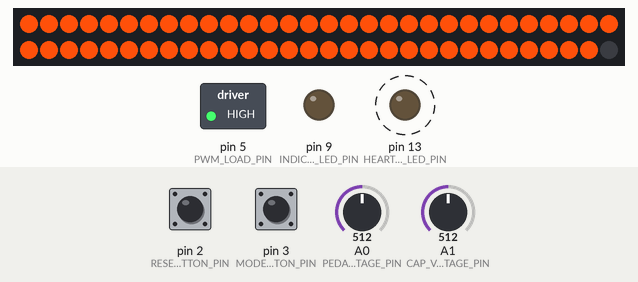
The sketch below on a simulated Arduino Uno, built with avr-gcc and run on an emulated ATmega328P. Shown: 60 RGB LEDs in strip order, left to right, continuing on the next row, switched loads named in the sketch (green lamp = pin HIGH), output pins drawn as LEDs (lit = HIGH). Dashed ring = blinking. The test bench sets the inputs (shaded band); at power-on: pin 2 (RESET_BUTTON_PIN) HIGH, pin 3 (MODE_BUTTON_PIN) HIGH, A0 (PEDAL_VOLTAGE_PIN) = 512, A1 (CAP_VOLTAGE_PIN) = 512. Random numbers use the default seed unless the sketch sets one.

Above: at 1.7 s.
1.8 s: pin 2 (RESET_BUTTON_PIN) pulled LOW for 0.15 s
At 2.15 s:
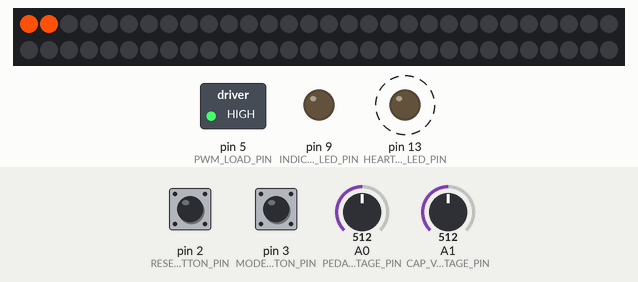
2.5 s: pin 3 (MODE_BUTTON_PIN) pulled LOW for 3.2 s
At 4.41 s:
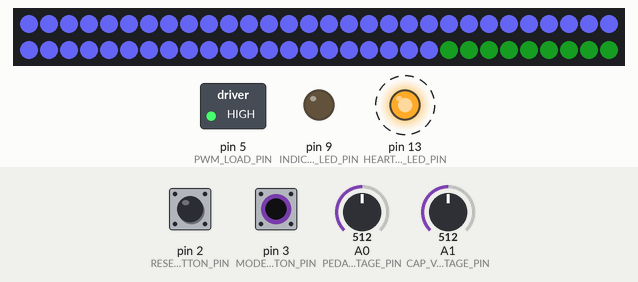
6.3 s: pin 3 (MODE_BUTTON_PIN) pulled LOW for 0.15 s
7.0 s: pin 2 (RESET_BUTTON_PIN) pulled LOW for 1 s
At 7.5 s:
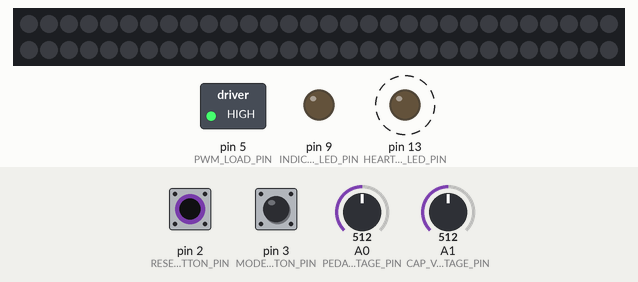
8.6 s: pin 3 (MODE_BUTTON_PIN) pulled LOW for 0.15 s
At 9.2 s:
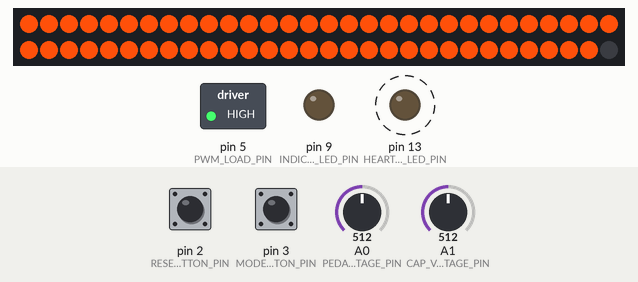
Timing chart, 0 to 10.3 s (numbered marks = the images above; inputs shaded):
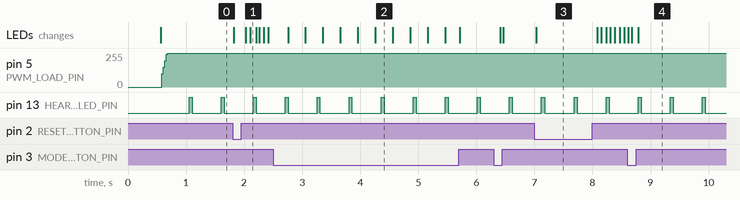

The sketch:

pedal_powered_fairy_lights.ino
```cpp
// Even though these libraries are only used in other sources, we
// #include them here so the Ardino IDE knows to compile and link
// them...
#include <EEPROM.h>
#include <Adafruit_NeoPixel.h>
#include "Config.h"
#include "Heartbeat.h"
#include "DebouncedButton.h"
#include "VoltMode.h"
#include "CapMode.h"
#include "LoadControl.h"
#include "Util.h"
#include "PedalVoltage.h"
#include "CapVoltage.h"
#include "LEDs.h"
#include <Arduino.h>
#include <avr/wdt.h>


// See Config.h for pin and other configuration

// Global variables

Heartbeat* heartbeat;
DebouncedButton* resetButton;
DebouncedButton* modeButton;
LoadControl* loadControl;
Mode* mode = NULL;

unsigned long lastLoop = 0;

enum eModes {
    Volt,
    Cap
};
eModes nextMode = Volt;

void setNextMode()
{
#ifdef DEBUG
    int freeb4 = freeMemory();
#endif
    bool start = false;
    if (mode) {
        mode->stop();
        delete mode;
        mode = NULL;
        start = true;
    }
    switch (nextMode) {
    case Volt:
        mode = new VoltMode();
        break;
    case Cap:
        mode = new CapMode();
        break;
    }
    if (start) {
        mode->start();
    }
#ifdef DEBUG
    Serial.print(F("setNextMode() free b4/now: "));
    Serial.print(freeb4);
    Serial.print(F("/"));
    Serial.println(freeMemory());
#endif
}

void setup()
{
    Serial.begin(115200);

    // Get random seed from foating analog inputs
    randomSeed((analogRead(A4)<<8) + analogRead(A5));

    // Use external reference
    analogReference(EXTERNAL);

    // Set up the blinker
    heartbeat = new Heartbeat(HEARTBEAT_LED_PIN);

    // Make an object for performing load control
    loadControl = new LoadControl();

    // Construct input buttons (sets pin modes in constructor)
    resetButton = new DebouncedButton(RESET_BUTTON_PIN);
    modeButton = new DebouncedButton(MODE_BUTTON_PIN);

    // Ensure load is disconnected at start, indicator off
    pinMode(INDICATOR_LED_PIN, OUTPUT);
    digitalWrite(INDICATOR_LED_PIN, LOW);

    // Configure global Adafruit_Neopixel object (from LEDs.h)
    LEDs.begin();
    LEDs.setBrightness(LED_BRIGHTNESS);
    LEDs.clear();
    LEDs.show(); // Initialize all pixels to 'off'

    // short delay to prevent unsetting of reset button
    delay(50);
    bool isCapMode = modeButton->valueNow();
    modeButton->set(isCapMode);
    if (isCapMode) {
        nextMode = Cap;
    } else {
        nextMode = Volt;
    }

    // Let things settle
    delay(500);

    // enable watchdog reset at 1/4 sec
    wdt_enable(WDTO_250MS);

    // engage game mode
    setNextMode();

#ifdef DEBUG
    Serial.println(F("setup() E"));
#endif
}

void loop()
{
    // feed the watchdog
    wdt_reset();

#ifdef DEBUGTIME
    Serial.print(F("looptime="));
    Serial.println(millis() - lastLoop);
    lastLoop = millis();
#endif

#ifdef DEBUGMEM
    Serial.print(F("free="));
    Serial.println(freeMemory());
#endif

    // give a time slice to various peripheral functions
    heartbeat->update();
    loadControl->update();
    resetButton->update();
    modeButton->update();
    PedalVoltage.update();
    CapVoltage.update();

    // detect button presses and behave appropriately
    if (resetButton->isPressed()) {
#ifdef DEBUG
        Serial.println(F("BUTTON: resetting mode"));
#endif
        mode->reset();
    }

    if (modeButton->isPressed() && nextMode != Cap) {
#ifdef DEBUG
        Serial.println(F("BUTTON: switching to CapMode"));
#endif
        nextMode = Cap;
        setNextMode();
    } else if (!modeButton->isPressed() && nextMode != Volt) {
#ifdef DEBUG
        Serial.println(F("BUTTON: switching to VoltMode"));
#endif
        nextMode = Volt;
        setNextMode();
    }

    mode->update();
}
```

CapMode.cpp
```cpp
#include "CapMode.h"
#include "Util.h"
#include "CapVoltage.h"
#include "LEDs.h"
#include "Sparkle.h"
#include "Rainbow.h"
#include "Spurt.h"
#include "Chase.h"
#include <Arduino.h>

CapMode::CapMode() :
    _inFlare(false)
{
#ifdef DEBUG
    Serial.print(F("CapMode::CapMode(), capPin="));
    Serial.println(CapVoltage.getPin());
#endif
    _flare = NULL;
#ifdef FLARE_SEQUENTIAL
    _last_flare_id = 2;
#endif
}

void CapMode::reset()
{
#ifdef DEBUG
    Serial.println(F("CapMode::reset"));
#endif
    _inFlare = false;
    if (_flare) {
        delete _flare;
        _flare = NULL;
    }
    start();
}

void CapMode::start()
{
    LEDs.clear();
    LEDs.show();
}

void CapMode::stop()
{
    reset();
}

void CapMode::modeUpdate()
{
    uint16_t vIn = CapVoltage.get();
#ifdef DEBUGVIN
    Serial.print(F("Cap vIn="));
    Serial.println(vIn);
#endif
    if (!_inFlare && vIn >= CAP_MODE_HIGH_VOLTS) {
        startFlare();
    } else if (_inFlare && vIn < CAP_MODE_LOW_VOLTS) {
        reset();
    }
    if (_flare && _inFlare) {
        _flare->update();
    }
}

void CapMode::startFlare()
{
#ifdef DEBUG
    Serial.println(F("CapMode::startFlare"));
#endif
    if (_flare) {
        delete _flare;
    }
#ifdef FLARE_SEQUENTIAL
    uint8_t flare_id = (_last_flare_id+1) % FLARE_TYPE_COUNT;
    _last_flare_id = flare_id;
#else
    uint8_t flare_id = random(FLARE_TYPE_COUNT);
#endif
    switch (flare_id) {
    case 0:
#ifdef DEBUGFLARE
        Serial.println(F("Flare: Rainbow"));
#endif
        _flare = new Rainbow();
        break;
    case 1:
#ifdef DEBUGFLARE
        Serial.println(F("Flare: Sparkle"));
#endif
        _flare = new Sparkle();
        break;
    case 2:
#ifdef DEBUGFLARE
        Serial.println(F("Flare: Spurt"));
#endif
        _flare = new Spurt();
        break;
    case 3:
#ifdef DEBUGFLARE
        Serial.println(F("Flare: Chase"));
#endif
        _flare = new Chase(FLARE_CHASE_CHUNKSIZE, FLARE_CHASE_DELAY_MS);
        break;
    default:
#ifdef DEBUGFLARE
        Serial.println(F("Flare: ColorFill"));
#endif
        _flare = new Chase(NUMBER_OF_LEDS, FLARE_COLORFILL_DELAY_MS);
        break;
    }
    _inFlare = true;
}
```

CapMode.h
```cpp
#pragma once

#include "Config.h"
#include "Mode.h"
#include "Flare.h"

class CapMode : public Mode {
public:
    CapMode();

    virtual void start();
    virtual void stop();
    virtual void reset();
    virtual void modeUpdate();
    virtual void startFlare();

private:
    bool _inFlare;
    Flare* _flare;
#ifdef FLARE_SEQUENTIAL
    uint8_t _last_flare_id;
#endif

};
```

CapVoltage.cpp
```cpp
#include "CapVoltage.h"
#include "Config.h"

VoltageSampler CapVoltage(CAP_VOLTAGE_PIN, CAP_VOLTAGE_R1, CAP_VOLTAGE_R2);
```

CapVoltage.h
```cpp
#pragma once

#include "VoltageSampler.h"

extern VoltageSampler CapVoltage;
```

Chase.cpp
```cpp
#include "Chase.h"
#include "Config.h"
#include "LEDs.h"
#include <Arduino.h>

Chase::Chase(uint16_t chunkSize, unsigned long delay) :
    _chunkSize(chunkSize),
    _delay(delay),
    _divider(false)
{
    newColor();
    _lastUpdate = millis();
}

Chase::~Chase()
{
    LEDs.clear();
    LEDs.show();
}

void Chase::newColor()
{
    uint32_t r = random(256)/(_divider?4:1);
    uint16_t g = random(256)/(_divider?4:1);
    uint8_t  b = random(256)/(_divider?4:1);
    _color = (r<<16) + (g<<8) + b;
    _chunkCounter = _chunkSize;
    _divider = !_divider;
}

void Chase::update()
{
    if (_lastUpdate + _delay > millis()) {
        return;
    }
    _lastUpdate = millis();

    if (_chunkCounter-- == 0) {
        newColor();
    }

    // Move existing colours along one pixel
    for (uint16_t i=NUMBER_OF_LEDS-1; i>0; i--) {
        LEDs.setPixelColor(i, LEDs.getPixelColor(i-1));
    }

    // Set first pixel to current pixel color
    LEDs.setPixelColor(0, _color);
    LEDs.show();
}
```

Chase.h
```cpp
#pragma once

#include "Flare.h"
#include <stdint.h>

class Chase : public Flare {
public:
    Chase(uint16_t chunkSize, unsigned long delay);
    virtual ~Chase();
    void update();

private:
    uint16_t _chunkSize;
    unsigned long _delay;
    uint32_t _color;
    bool _divider;
    uint16_t _chunkCounter;
    unsigned long _lastUpdate;

    void display();
    void newColor();
};
```

DebouncedButton.cpp
```cpp
#include "DebouncedButton.h"
#include <Arduino.h>

DebouncedButton::DebouncedButton(uint8_t pin, bool pullup) :
    _pin(pin),
    _pullup(pullup),
    _count(0),
    _last(0)
{
    if (pullup)
        pinMode(pin, INPUT_PULLUP);
    else
        pinMode(pin, INPUT);
}

void DebouncedButton::update()
{
    bool on = valueNow();

    if (on) {
        if (millis() - _last >= DEBOUNCETIME && _count < DEBOUNCECOUNT) {
            _last = millis();
            _count++;
        }
    } else {
        _count = 0;
        _last = 0;
    }
}

bool DebouncedButton::isPressed()
{
    return _count >= DEBOUNCECOUNT;
}

bool DebouncedButton::valueNow()
{
    if (_pullup) {
        return !digitalRead(_pin);
    } else {
        return digitalRead(_pin);
    }
}

void DebouncedButton::set(bool on)
{
    if (on) {
        _count = DEBOUNCECOUNT;
        _last = 0;
    } else {
        _count = 0;
        _last = 0;
    }
}
```

DebouncedButton.h
```cpp
#pragma once

#include <stdint.h>

#define DEBOUNCECOUNT   5
#define DEBOUNCETIME   5

class DebouncedButton {
public:
    DebouncedButton(uint8_t pin, bool pullup=true);
    virtual void update();
    bool isPressed();
    bool valueNow();
    void set(bool on);

private:
    uint8_t _pin;
    bool _pullup;
    uint8_t _count;
    unsigned long _last;
};
```

DisplayMode.cpp
```cpp
#include "DisplayMode.h"

DisplayMode::DisplayMode()
{
    resetPixels();
}

DisplayMode::~DisplayMode()
{
    resetPixels();
}

void DisplayMode::start()
{
    resetPixels();
}

void DisplayMode::stop()
{
    resetPixels();
}

void DisplayMode::resetPixels()
{
    LEDs.clear();
    LEDs.show();
}
```

DisplayMode.h
```cpp
#pragma once

#include "Config.h"
#include "Mode.h"
#include "LEDs.h"
#include <stdint.h>
#include <Adafruit_NeoPixel.h>
#ifdef __AVR__
  #include <avr/power.h>
#endif

class DisplayMode : public Mode {
public:
    // Note: takes params from NEOPIXEL_TYPE, NUMBER_OF_LEDS, LED_DATA_PIN #defines
    DisplayMode();
    virtual ~DisplayMode();
    virtual void start();
    virtual void stop();

protected:
    void resetPixels();

};
```

Flare.h
```cpp
#pragma once

class Flare {
public:
    // called periodically from loop()
    // Should execute quickly, update the LED strip and return
    virtual ~Flare() {;}
    virtual void update() = 0;

};
```

Heartbeat.cpp
```cpp
#include "Heartbeat.h"
#include <Arduino.h>

Heartbeat::Heartbeat(int pin) :
    _mode(Heartbeat::Normal),
	_pin(pin),
    _pinState(true),
    _lastStateFlip(0),
    _onTime(0),
    _offTime(0)
{
    pinMode(_pin, OUTPUT);
	setMode(_mode);
}

Heartbeat::~Heartbeat()
{
}

Heartbeat::Mode Heartbeat::mode()
{
    return _mode;
}

void Heartbeat::setMode(Mode mode)
{
	_mode = mode;
	switch (_mode) {
	case Normal:
        _onTime = ON_MS_NORMAL;
        _offTime = OFF_MS_NORMAL;
		break;
	case Quick:
        _onTime = ON_MS_QUICK;
        _offTime = OFF_MS_QUICK;
		break;
	case Slow:
        _onTime = ON_MS_SLOW;
        _offTime = OFF_MS_SLOW;
		break;
	case Slower:
        _onTime = ON_MS_SLOWER;
        _offTime = OFF_MS_SLOWER;
		break;
	}
}

void Heartbeat::update()
{
    unsigned long wait = _pinState ? _onTime : _offTime;
    if (millis() - _lastStateFlip >= wait) {
        updatePin(!_pinState);
    }
}

void Heartbeat::updatePin(bool state)
{
    _pinState = state;
    digitalWrite(_pin, _pinState);
    _lastStateFlip = millis();
}
```

Heartbeat.h
```cpp
#pragma once

#define ON_MS_NORMAL		50
#define OFF_MS_NORMAL		500
#define ON_MS_QUICK	    	25
#define OFF_MS_QUICK	    25
#define ON_MS_SLOW		    1000
#define OFF_MS_SLOW	    	150
#define ON_MS_SLOWER		1000
#define OFF_MS_SLOWER		1000

class Heartbeat {
public:
	enum Mode {
		Normal=0,
		Quick,
		Slow,
		Slower
	};

    // Call from setup()
	Heartbeat(int pin);
	~Heartbeat();

    Mode mode();
	void setMode(Mode mode);
	void update();

private:
    void updatePin(bool state);

	Mode _mode;
	int _pin;
	bool _pinState;
	unsigned long _lastStateFlip;
	unsigned int _onTime;
	unsigned int _offTime;

};
```

LEDs.cpp
```cpp
#include "LEDs.h"
#include "Config.h"

Adafruit_NeoPixel LEDs(NUMBER_OF_LEDS, LED_DATA_PIN, NEOPIXEL_TYPE);
```

LEDs.h
```cpp
#pragma once

#include <Adafruit_NeoPixel.h>

extern Adafruit_NeoPixel LEDs;
```

LatchedButton.cpp
```cpp
#include "LatchedButton.h"
#include <Arduino.h>

LatchedButton::LatchedButton(uint8_t pin, bool pullup) :
    DebouncedButton(pin, pullup),
    _pressed(false)
{
}

void LatchedButton::update()
{
    DebouncedButton::update();
    if (isPressed()) {
        _pressed = true;
    }
}

bool LatchedButton::wasPressed()
{
    if (_pressed && !isPressed()) {
        _pressed = false;
        return true;
    } else {
        return false;
    }

}
```

LatchedButton.h
```cpp
#pragma once

#include "DebouncedButton.h"

class LatchedButton : public DebouncedButton {
public:
    LatchedButton(uint8_t pin, bool pullup=true);
    void update();
    bool wasPressed();

private:
    bool _pressed;
};
```

LoadControl.cpp
```cpp
#include "Config.h"
#include "LoadControl.h"
#include "PedalVoltage.h"
#include <Arduino.h>

LoadControl::LoadControl() :
    PWM1value(0),
    proportional(0),
    integral(0),
    error(0),
    last(0)
{
    pinMode(PWM_LOAD_PIN, OUTPUT);
    // Make sure the load is OFF to start with
    digitalWrite(PWM_LOAD_PIN, LOW);
}

void LoadControl::modeUpdate()
{
    if (millis() < last + LOAD_CONTROL_PERIOD_MS) {
        return;
    }
    last = millis();
    voltageV1 = PedalVoltage.get();
    if (voltageV1 >= VPWMSETPOINT - VPWMHYSTERESIS) {
        // in mV and vary up to >1000
        // if the value is 1000 then the voltage is at 14V and the FET should be fully ON
        error = voltageV1 - VPWMSETPOINT;
        // integral value will go down when error is negative
        integral = integral + error;
        // proportional gain
        proportional = error;
        // this gives us a setpoint
        PWM1value = (proportional + integral) / 120;

        // apply limits
        if (PWM1value <= 0) {
            PWM1value = 0;
            integral = 0;
        }
        if (PWM1value >= 255) {
            PWM1value = 255;
        }
    } else {
        PWM1value = 0;
        error = 0;
        integral = 0;
    }
#ifndef NO_LOAD_CONTROL
    // Set the PWM value
    analogWrite(PWM_LOAD_PIN, PWM1value);
#endif

#ifdef DEBUGLOAD
#ifndef NO_LOAD_CONTROL
    Serial.print(F("PWM="));
#else
    Serial.print(F("PWM (dis)="));
#endif
    Serial.println(PWM1value);
#endif
}
```

LoadControl.h
```cpp
#pragma once

#include "Config.h"
#include "Mode.h"

class LoadControl : public Mode {
public:
    LoadControl();
    virtual ~LoadControl() {;}
    virtual void modeUpdate();
    virtual void start() {;}
    virtual void stop() {;}

private:
    long PWM1value;
    long proportional;
    long integral;
    long error;
    float voltageV1;
    float voltageV2;
    unsigned long last;

};
```

Mode.cpp
```cpp
#include "Mode.h"
#include "Config.h"
#include "Util.h"
#include "PedalVoltage.h"
#include <Arduino.h>

Mode::Mode() :
    _brownedOut(true)
{
}

void Mode::update()
{
    float vIn = PedalVoltage.get();
#if (defined(DEBUGVIN) && defined(DEBUG))
    Serial.print(F("Mode::update, vIn="));
    Serial.println(vIn);
#endif
    if (_brownedOut && vIn > BROWNOUT_HIGH) {
        _exitBrownout();
    }
    else if (!_brownedOut && vIn < BROWNOUT_LOW) {
        _enterBrownout();
    }
    modeUpdate();
}

void Mode::_enterBrownout()
{
#ifdef DEBUG
    Serial.println(F("Mode::_enterBrownout"));
#endif
    _brownedOut = true;
    enterBrownout();
}

void Mode::_exitBrownout()
{
#ifdef DEBUG
    Serial.println(F("Mode::_exitBrownout"));
#endif
    _brownedOut = false;
    exitBrownout();
}
```

Mode.h
```cpp
#pragma once

class Mode {
public:
    Mode();
    virtual ~Mode() {;}

    // All Modes must also implement a start() function
    virtual void start() = 0;

    // All Modes must also implement a stop() function
    virtual void stop() = 0;

    // Optionally over-ride reset
    virtual void reset() { start(); }

    // This is what should be called from the main program every cycle
    // this will call modeUpdate, which is where derived classed should
    // put their user udate code.  The update() function monitors input
    // voltage and calls enterBrownout() and exitBrownout()
    virtual void update();
    virtual void modeUpdate() = 0;

    // called when vIn drops below BROWNOUT_LOW
    virtual void enterBrownout() {;}
    // called when vIn rises above BROWNOUT_HIGH
    virtual void exitBrownout() {;}

    bool isBrownedOut() { return _brownedOut; }

private:
    bool _brownedOut;
    void _enterBrownout();
    void _exitBrownout();

};
```

PedalVoltage.cpp
```cpp
#include "PedalVoltage.h"
#include "Config.h"

VoltageSampler PedalVoltage(PEDAL_VOLTAGE_PIN, PEDAL_VOLTAGE_R1, PEDAL_VOLTAGE_R2);
```

PedalVoltage.h
```cpp
#pragma once

#include "VoltageSampler.h"

extern VoltageSampler PedalVoltage;
```

Rainbow.cpp
```cpp
#include "Rainbow.h"
#include "Config.h"
#include "LEDs.h"

Rainbow::Rainbow() :
    _lastUpdate(0),
    _pos(0)
{
}

Rainbow::~Rainbow()
{
}

void Rainbow::update()
{
    uint16_t elapsed = millis() - _lastUpdate;
    if (elapsed < FLARE_RAINBOW_DELAY_MS) {
        return;
    }
    _lastUpdate = millis();
    display();
}

// Slightly different, this makes the rainbow equally distributed throughout
void Rainbow::display() {
#ifdef DEBUG
    Serial.print(F("Raindow::display, _pos="));
    Serial.println(_pos);
#endif
    for(uint16_t i=0; i<NUMBER_OF_LEDS; i++) {
        //LEDs.setPixelColor(i, Wheel((i+NUMBER_OF_LEDS) & 255));
        LEDs.setPixelColor(i, Wheel(((i * 256 / NUMBER_OF_LEDS) + _pos) & 255));
    }
    _pos++;
    LEDs.show();
}

// Input a value 0 to 255 to get a color value.
// The colours are a transition r - g - b - back to r.
uint32_t Rainbow::Wheel(uint8_t WheelPos)
{
    WheelPos = 255 - WheelPos;
    if(WheelPos < 85) {
        return LEDs.Color(255 - WheelPos * 3, 0, WheelPos * 3,0);
    }
    if(WheelPos < 170) {
        WheelPos -= 85;
        return LEDs.Color(0, WheelPos * 3, 255 - WheelPos * 3,0);
    }
    WheelPos -= 170;
    return LEDs.Color(WheelPos * 3, 255 - WheelPos * 3, 0,0);
}
```

Rainbow.h
```cpp
#pragma once

#include "Flare.h"
#include <stdint.h>

class Rainbow : public Flare {
public:
    Rainbow();
    virtual ~Rainbow();
    void update();

private:
    unsigned long _lastUpdate;
    uint16_t _pos;

    void display();
    uint32_t Wheel(uint8_t WheelPos);

};
```

Sparkle.h
```cpp
#pragma once

#include "Flare.h"
#include <stdint.h>

class Sparkle : public Flare {
public:
    Sparkle();
    virtual ~Sparkle();
    void update();

private:
    unsigned long _lastUpdate;
    void display();
};
```

Source omitted: Sparkle.cpp (1481 bytes), Spurt.cpp (2572 bytes), Spurt.h (501 bytes), Util.cpp (863 bytes), Util.h (394 bytes), VoltMode.cpp (4165 bytes), VoltMode.h (480 bytes), VoltageSampler.cpp (842 bytes), VoltageSampler.h (461 bytes), Config.h (2910 bytes)

Measured:
- after the input at 1.8 s, the LEDs: first change at once (image 1 shows a later state)
- after the input at 7.0 s, the LEDs: change at once (image 3)
- by itself, pin 13 (HEARTBEAT_LED_PIN): alternates HIGH for 0.05 s and LOW for 0.50 s
